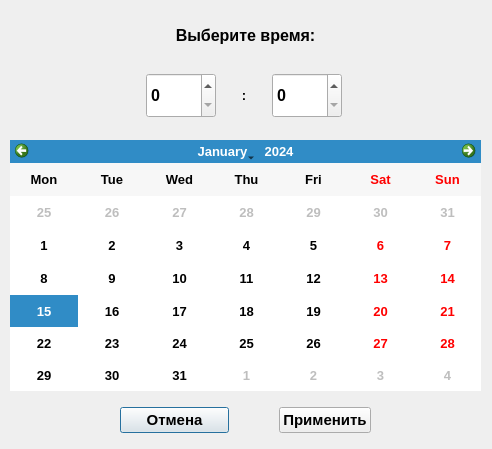
<?xml version="1.0" encoding="UTF-8"?>
<ui version="4.0">
 <class>Dialog</class>
 <widget class="QDialog" name="Dialog">
  <property name="geometry">
   <rect>
    <x>0</x>
    <y>0</y>
    <width>492</width>
    <height>449</height>
   </rect>
  </property>
  <property name="sizePolicy">
   <sizepolicy hsizetype="Fixed" vsizetype="Fixed">
    <horstretch>0</horstretch>
    <verstretch>0</verstretch>
   </sizepolicy>
  </property>
  <property name="font">
   <font>
    <pointsize>10</pointsize>
    <bold>true</bold>
   </font>
  </property>
  <property name="windowTitle">
   <string>Dialog</string>
  </property>
  <widget class="QWidget" name="horizontalLayoutWidget">
   <property name="geometry">
    <rect>
     <x>130</x>
     <y>60</y>
     <width>231</width>
     <height>71</height>
    </rect>
   </property>
   <layout class="QHBoxLayout" name="horizontalLayout" stretch="0,0,0">
    <property name="spacing">
     <number>7</number>
    </property>
    <item>
     <widget class="QSpinBox" name="hours_spin_box">
      <property name="sizePolicy">
       <sizepolicy hsizetype="Minimum" vsizetype="Minimum">
        <horstretch>0</horstretch>
        <verstretch>0</verstretch>
       </sizepolicy>
      </property>
      <property name="maximumSize">
       <size>
        <width>70</width>
        <height>45</height>
       </size>
      </property>
      <property name="font">
       <font>
        <pointsize>12</pointsize>
        <bold>true</bold>
       </font>
      </property>
     </widget>
    </item>
    <item>
     <widget class="QLabel" name="colon">
      <property name="sizePolicy">
       <sizepolicy hsizetype="Minimum" vsizetype="Minimum">
        <horstretch>0</horstretch>
        <verstretch>0</verstretch>
       </sizepolicy>
      </property>
      <property name="minimumSize">
       <size>
        <width>0</width>
        <height>0</height>
       </size>
      </property>
      <property name="maximumSize">
       <size>
        <width>10</width>
        <height>16777215</height>
       </size>
      </property>
      <property name="text">
       <string>&lt;html&gt;&lt;head/&gt;&lt;body&gt;&lt;p align=&quot;center&quot;&gt;:&lt;/p&gt;&lt;/body&gt;&lt;/html&gt;</string>
      </property>
     </widget>
    </item>
    <item>
     <widget class="QSpinBox" name="minutes_spin_box">
      <property name="sizePolicy">
       <sizepolicy hsizetype="Minimum" vsizetype="Minimum">
        <horstretch>0</horstretch>
        <verstretch>0</verstretch>
       </sizepolicy>
      </property>
      <property name="minimumSize">
       <size>
        <width>0</width>
        <height>0</height>
       </size>
      </property>
      <property name="maximumSize">
       <size>
        <width>70</width>
        <height>45</height>
       </size>
      </property>
      <property name="sizeIncrement">
       <size>
        <width>0</width>
        <height>0</height>
       </size>
      </property>
      <property name="baseSize">
       <size>
        <width>0</width>
        <height>0</height>
       </size>
      </property>
      <property name="font">
       <font>
        <pointsize>12</pointsize>
        <italic>false</italic>
        <bold>true</bold>
        <underline>false</underline>
        <kerning>true</kerning>
        <hintingpreference>PreferDefaultHinting</hintingpreference>
       </font>
      </property>
     </widget>
    </item>
   </layout>
  </widget>
  <widget class="QLabel" name="time_choice">
   <property name="geometry">
    <rect>
     <x>10</x>
     <y>10</y>
     <width>471</width>
     <height>51</height>
    </rect>
   </property>
   <property name="font">
    <font>
     <pointsize>12</pointsize>
     <bold>true</bold>
    </font>
   </property>
   <property name="text">
    <string>&lt;html&gt;&lt;head/&gt;&lt;body&gt;&lt;p align=&quot;center&quot;&gt;&lt;span style=&quot; font-weight:700;&quot;&gt;Выберите время:&lt;/span&gt;&lt;/p&gt;&lt;/body&gt;&lt;/html&gt;</string>
   </property>
  </widget>
  <widget class="QCalendarWidget" name="calendarWidget">
   <property name="geometry">
    <rect>
     <x>10</x>
     <y>140</y>
     <width>471</width>
     <height>251</height>
    </rect>
   </property>
   <property name="toolTip">
    <string>&lt;html&gt;&lt;head/&gt;&lt;body&gt;&lt;p&gt;&lt;br/&gt;&lt;/p&gt;&lt;/body&gt;&lt;/html&gt;</string>
   </property>
   <property name="verticalHeaderFormat">
    <enum>QCalendarWidget::VerticalHeaderFormat::NoVerticalHeader</enum>
   </property>
  </widget>
  <widget class="QWidget" name="horizontalLayoutWidget_2">
   <property name="geometry">
    <rect>
     <x>120</x>
     <y>400</y>
     <width>251</width>
     <height>41</height>
    </rect>
   </property>
   <layout class="QHBoxLayout" name="horizontalLayout_2">
    <item alignment="Qt::AlignmentFlag::AlignLeft">
     <widget class="QPushButton" name="cancel_button">
      <property name="minimumSize">
       <size>
        <width>109</width>
        <height>0</height>
       </size>
      </property>
      <property name="font">
       <font>
        <pointsize>11</pointsize>
        <bold>true</bold>
       </font>
      </property>
      <property name="text">
       <string>Отмена</string>
      </property>
     </widget>
    </item>
    <item alignment="Qt::AlignmentFlag::AlignRight">
     <widget class="QPushButton" name="apply_button">
      <property name="font">
       <font>
        <pointsize>11</pointsize>
        <bold>true</bold>
       </font>
      </property>
      <property name="text">
       <string>Применить</string>
      </property>
     </widget>
    </item>
   </layout>
  </widget>
 </widget>
 <resources/>
 <connections/>
</ui>
